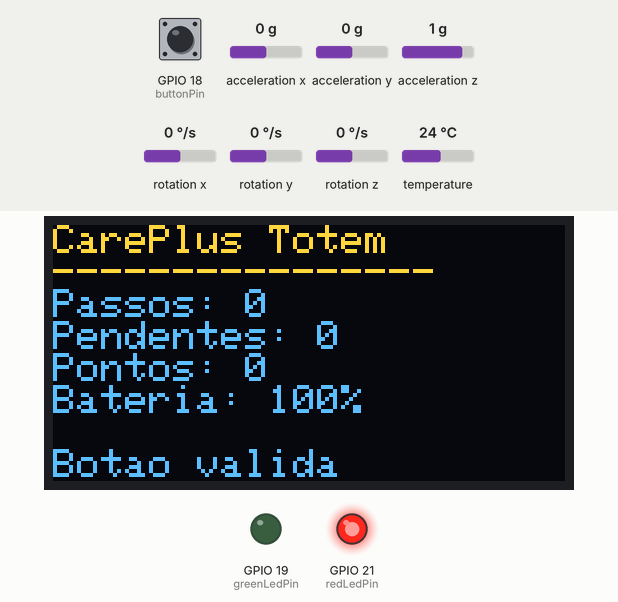
Bench run of a sketch on a simulated ESP32. Shown: 128×64 one-colour display, output pins drawn as LEDs (lit = HIGH). Inputs (shaded band) come from the test bench; at power-on: acceleration x 0 g, GPIO 18 (buttonPin) HIGH, acceleration y 0 g, acceleration z 1 g, rotation x 0 °/s, rotation y 0 °/s, rotation z 0 °/s, temperature 24 °C. The OLED is the two-colour kind (top 16 rows yellow); WiFi joins after 1.5 s; servers stay silent unless stated; random numbers use the default seed unless the sketch sets one; no MQTT or app messages arrive unless stated; what the sketch prints to the serial monitor is not drawn.

Above: at 2.9 s.
3.0 s: acceleration x set to -1.4 g
At 3.7 s:
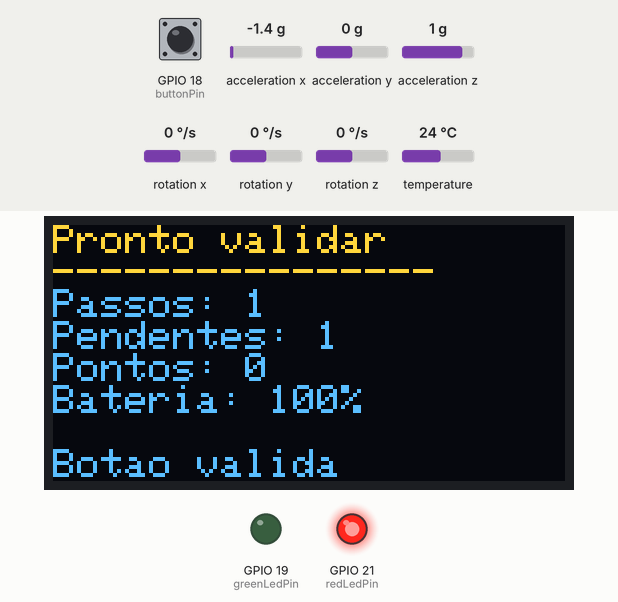
4.5 s: GPIO 18 (buttonPin) pulled LOW for 0.15 s
At 4.9 s:
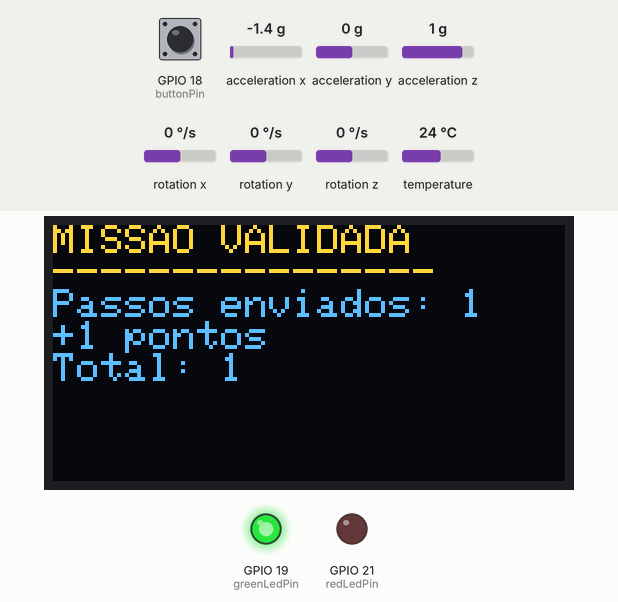
7.5 s: GPIO 18 (buttonPin) pulled LOW for 1 s
At 8.5 s:
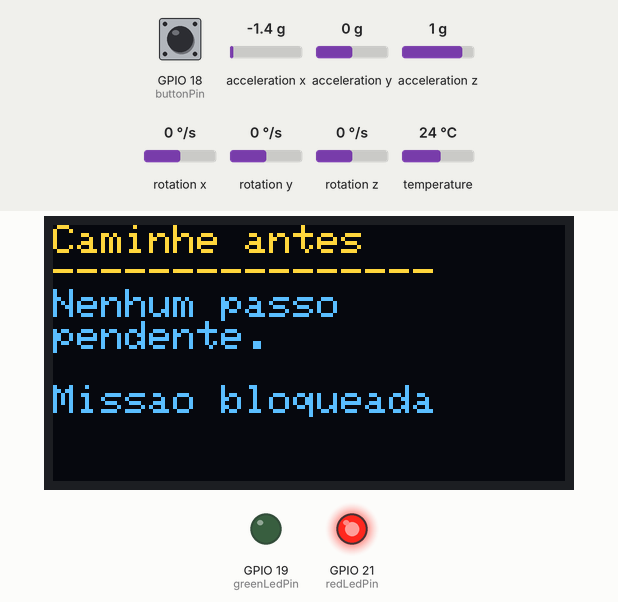
10.5 s: acceleration y set to -1.4 g
At 10.9 s:
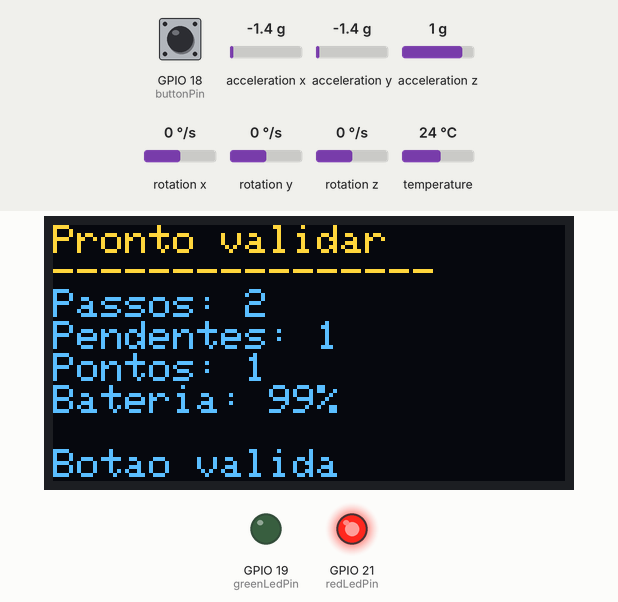
12.0 s: acceleration z set to 0 g
At 12.5 s:
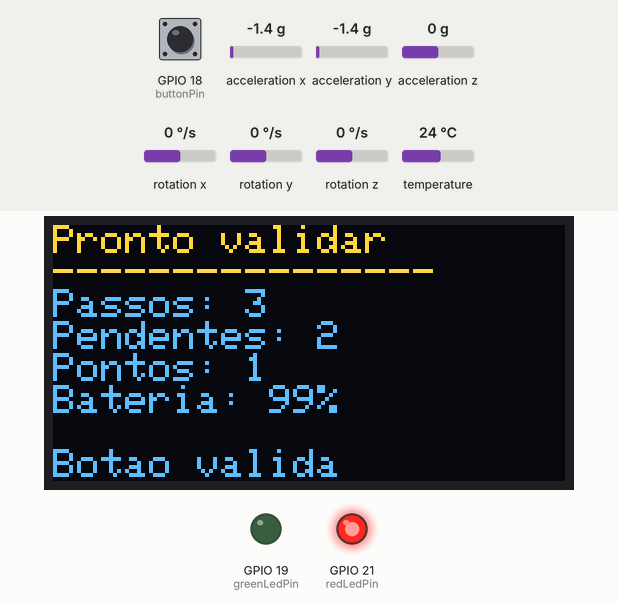
13.5 s: acceleration x set to -0.8 g
At 14.7 s:
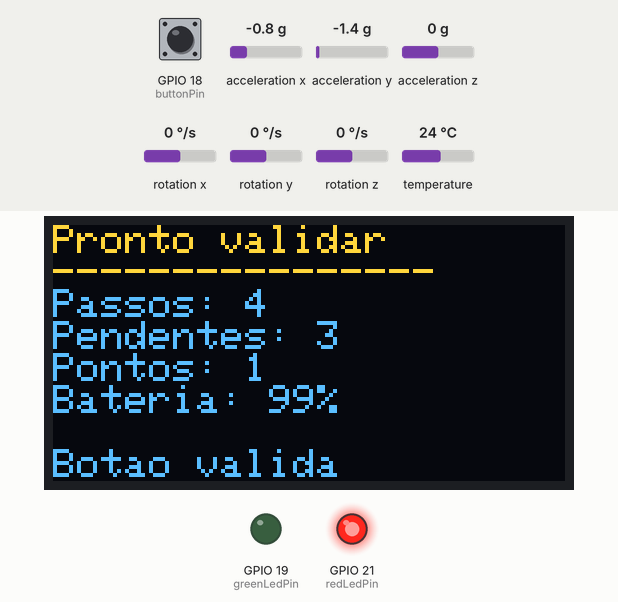
Timing chart, 0 to 16.1 s (numbered marks = the images above; inputs shaded):
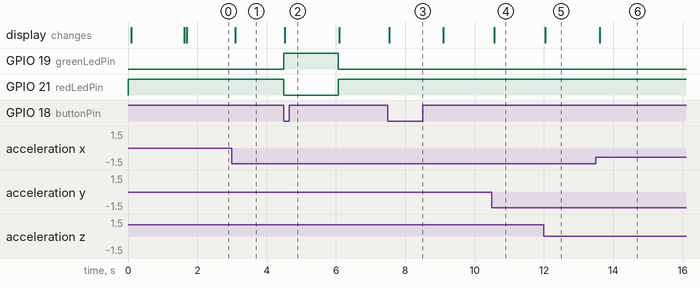

The sketch:

sketch.ino
```cpp
#include <WiFi.h>
#include <PubSubClient.h>
#include <Wire.h>
#include <Adafruit_GFX.h>
#include <Adafruit_SSD1306.h>
#include <Adafruit_MPU6050.h>
#include <Adafruit_Sensor.h>

// CarePlus Smart Totem + Wearable Step Tracker
// OLED e MPU6050 usam barramentos I2C separados.
// OLED: SDA 25, SCL 26
// MPU6050: SDA 32, SCL 33

const int buttonPin = 18;
const int greenLedPin = 19;
const int redLedPin = 21;

// Barramento I2C do OLED
const int oledSdaPin = 25;
const int oledSclPin = 26;

// Barramento I2C separado do MPU6050
const int mpuSdaPin = 32;
const int mpuSclPin = 33;

#define SCREEN_WIDTH 128
#define SCREEN_HEIGHT 64
#define OLED_RESET -1

TwoWire mpuWire = TwoWire(1);

Adafruit_SSD1306 display(SCREEN_WIDTH, SCREEN_HEIGHT, &Wire, OLED_RESET);
Adafruit_MPU6050 mpu;

const char* ssid = "Wokwi-GUEST";
const char* password = "";

const char* mqttServer = "00.000.0.000";
const int mqttPort = 1883;
const char* mqttTopic = "/TEF/token001/attrs";

WiFiClient espClient;
PubSubClient mqttClient(espClient);

const int pointsPerStep = 1;

const float stepThreshold = 0.23;
const unsigned long minStepInterval = 320;
const unsigned long sensorInterval = 120;
const unsigned long telemetryInterval = 5000;
const unsigned long mqttReconnectInterval = 3000;
const unsigned long debounceDelay = 700;

int validationCount = 0;
int steps = 0;
int pendingSteps = 0;
int tokenValue = 0;
int totalPoints = 0;
int batteryLevel = 100;

float lastAx = 0;
float lastAy = 0;
float lastAz = 0;
float lastMagnitudeG = 1.0;
bool stepArmed = true;

unsigned long lastStepTime = 0;
unsigned long lastSensorRead = 0;
unsigned long lastTelemetryPublish = 0;
unsigned long lastPressTime = 0;
unsigned long lastMqttReconnectAttempt = 0;
unsigned long eventNumber = 0;

bool mqttWasConnected = false;

void clearDisplayBase() {
  display.clearDisplay();
  display.setTextColor(SSD1306_WHITE);
  display.setTextSize(1);
  display.setCursor(0, 0);
}

void showBootScreen(const char* line) {
  clearDisplayBase();
  display.println("CarePlus Totem");
  display.println("----------------");
  display.println(line);
  display.display();
}

void showTrackingScreen() {
  clearDisplayBase();

  if (pendingSteps > 0) {
    display.println("Pronto validar");
  } else {
    display.println("CarePlus Totem");
  }

  display.println("----------------");
  display.print("Passos: ");
  display.println(steps);

  display.print("Pendentes: ");
  display.println(pendingSteps);

  display.print("Pontos: ");
  display.println(totalPoints);

  display.print("Bateria: ");
  display.print(batteryLevel);
  display.println("%");

  display.println();
  display.println("Botao valida");
  display.display();
}

void showNoStepsScreen() {
  clearDisplayBase();
  display.println("Caminhe antes");
  display.println("----------------");
  display.println("Nenhum passo");
  display.println("pendente.");
  display.println();
  display.println("Missao bloqueada");
  display.display();
}

void showValidatedScreen() {
  clearDisplayBase();
  display.println("MISSAO VALIDADA");
  display.println("----------------");

  display.print("Passos enviados: ");
  display.println(pendingSteps);

  display.print("+");
  display.print(tokenValue);
  display.println(" pontos");

  display.print("Total: ");
  display.println(totalPoints);

  display.display();
}

void showMqttErrorScreen() {
  clearDisplayBase();
  display.println("Erro MQTT");
  display.println("----------------");
  display.println("Verifique FIWARE");
  display.println("e broker MQTT");
  display.display();
}

void logPrefix() {
  Serial.print("[");
  Serial.print(millis() / 1000);
  Serial.print("s] ");
}

void logInfo(const String& message) {
  logPrefix();
  Serial.println(message);
}

String activityLevel() {
  if (pendingSteps >= 30) {
    return "high";
  }

  if (pendingSteps >= 10) {
    return "moderate";
  }

  if (pendingSteps > 0) {
    return "light";
  }

  return "idle";
}

String currentFlowState() {
  if (pendingSteps > 0) {
    return "ready_to_validate";
  }

  return "tracking";
}

String buildPayload(const String& state, int eventPoints) {
  String payload = "s|" + state;

  payload += "|p|" + String(validationCount);
  payload += "|st|" + String(steps);
  payload += "|ps|" + String(pendingSteps);
  payload += "|v|" + String(eventPoints);
  payload += "|tp|" + String(totalPoints);
  payload += "|b|" + String(batteryLevel);
  payload += "|r|" + String(WiFi.RSSI());
  payload += "|al|" + activityLevel();
  payload += "|ax|" + String(lastAx, 2);
  payload += "|ay|" + String(lastAy, 2);
  payload += "|az|" + String(lastAz, 2);

  return payload;
}

void printPayloadPretty(const String& title, const String& state, const String& payload) {
  Serial.println();
  Serial.println("========================================");
  Serial.println(title);
  Serial.println("========================================");

  Serial.print("Estado: ");
  Serial.println(state);

  Serial.print("Validacoes no totem: ");
  Serial.println(validationCount);

  Serial.print("Passos totais: ");
  Serial.println(steps);

  Serial.print("Passos pendentes: ");
  Serial.println(pendingSteps);

  Serial.print("Pontos do ultimo evento: ");
  Serial.println(tokenValue);

  Serial.print("Pontos totais: ");
  Serial.println(totalPoints);

  Serial.print("Nivel de atividade: ");
  Serial.println(activityLevel());

  Serial.print("Aceleracao X/Y/Z: ");
  Serial.print(lastAx, 2);
  Serial.print(" / ");
  Serial.print(lastAy, 2);
  Serial.print(" / ");
  Serial.println(lastAz, 2);

  Serial.print("Payload UltraLight: ");
  Serial.println(payload);

  Serial.println("========================================");
}

void connectWiFi() {
  showBootScreen("Conectando Wi-Fi");

  logInfo("Conectando ao Wi-Fi Wokwi-GUEST...");
  WiFi.begin(ssid, password);

  while (WiFi.status() != WL_CONNECTED) {
    delay(500);
    Serial.print(".");
  }

  Serial.println();
  logInfo("Wi-Fi conectado.");

  Serial.print("IP do ESP32: ");
  Serial.println(WiFi.localIP());
}

bool connectMQTT(bool showDetails = true) {
  if (mqttClient.connected()) {
    return true;
  }

  if (showDetails) {
    showBootScreen("Conectando MQTT");
    logInfo("Conectando ao broker MQTT...");
  }

  String clientId = "careplus-step-tracker-";
  clientId += String(random(0xffff), HEX);

  bool connected = mqttClient.connect(clientId.c_str());

  if (connected) {
    mqttWasConnected = true;

    if (showDetails) {
      logInfo("MQTT conectado.");
    }

    return true;
  }

  mqttWasConnected = false;

  logPrefix();
  Serial.print("Falha MQTT. Codigo: ");
  Serial.println(mqttClient.state());

  if (showDetails) {
    showMqttErrorScreen();
  }

  return false;
}

void waitForMQTT() {
  while (!connectMQTT(true)) {
    delay(2000);
  }
}

void publishTelemetry(const String& state, int eventPoints) {
  if (!mqttClient.connected()) {
    logInfo("MQTT desconectado antes da publicacao. Tentando reconectar...");

    if (!connectMQTT(false)) {
      logInfo("Nao foi possivel publicar: MQTT continua desconectado.");
      showMqttErrorScreen();
      return;
    }
  }

  String payload = buildPayload(state, eventPoints);
  bool published = mqttClient.publish(mqttTopic, payload.c_str());

  String title = "CAREPLUS TELEMETRIA | " + state;
  printPayloadPretty(title, state, payload);

  if (published) {
    logInfo("FIWARE/MQTT: telemetria publicada com sucesso.");
  } else {
    logInfo("FIWARE/MQTT: erro ao publicar telemetria.");
    showMqttErrorScreen();
  }
}

void readStepSensor() {
  if (millis() - lastSensorRead < sensorInterval) {
    return;
  }

  lastSensorRead = millis();

  sensors_event_t accel;
  sensors_event_t gyro;
  sensors_event_t temp;

  mpu.getEvent(&accel, &gyro, &temp);

  lastAx = accel.acceleration.x;
  lastAy = accel.acceleration.y;
  lastAz = accel.acceleration.z;

  float magnitudeG = sqrt(lastAx * lastAx + lastAy * lastAy + lastAz * lastAz) / 9.80665;
  float movement = abs(magnitudeG - lastMagnitudeG);

  lastMagnitudeG = magnitudeG;

  if (movement < 0.08) {
    stepArmed = true;
  }

  if (
    stepArmed &&
    movement > stepThreshold &&
    millis() - lastStepTime > minStepInterval
  ) {
    steps++;
    pendingSteps++;

    lastStepTime = millis();
    stepArmed = false;

    logPrefix();
    Serial.print("Passo detectado pelo MPU6050. Total: ");
    Serial.println(steps);

    showTrackingScreen();
  }
}

void validateMissionAtTotem() {
  if (pendingSteps == 0) {
    logInfo("Validacao bloqueada: caminhe antes de validar a missao.");

    digitalWrite(greenLedPin, LOW);
    digitalWrite(redLedPin, HIGH);

    showNoStepsScreen();
    publishTelemetry("no_steps", tokenValue);

    delay(1500);

    showTrackingScreen();

    while (digitalRead(buttonPin) == LOW) {
      delay(10);
    }

    return;
  }

  validationCount++;
  eventNumber++;

  tokenValue = pendingSteps * pointsPerStep;
  totalPoints += tokenValue;

  if (batteryLevel > 0) {
    batteryLevel--;
  }

  digitalWrite(redLedPin, LOW);
  digitalWrite(greenLedPin, HIGH);

  showValidatedScreen();
  publishTelemetry("validated", tokenValue);

  pendingSteps = 0;

  delay(1500);

  digitalWrite(greenLedPin, LOW);
  digitalWrite(redLedPin, HIGH);

  showTrackingScreen();
  publishTelemetry(currentFlowState(), tokenValue);

  while (digitalRead(buttonPin) == LOW) {
    delay(10);
  }
}

void setup() {
  Serial.begin(115200);

  pinMode(buttonPin, INPUT_PULLUP);
  pinMode(greenLedPin, OUTPUT);
  pinMode(redLedPin, OUTPUT);

  digitalWrite(greenLedPin, LOW);
  digitalWrite(redLedPin, HIGH);

  // I2C do OLED
  Wire.begin(oledSdaPin, oledSclPin);

  // I2C separado do MPU6050
  mpuWire.begin(mpuSdaPin, mpuSclPin);

  if (!display.begin(SSD1306_SWITCHCAPVCC, 0x3C)) {
    Serial.println("Falha ao iniciar o display OLED.");

    while (true) {
      delay(10);
    }
  }

  showBootScreen("Iniciando...");

  if (!mpu.begin(0x68, &mpuWire)) {
    Serial.println("Falha ao iniciar o MPU6050.");
    showBootScreen("Erro MPU6050");

    while (true) {
      delay(10);
    }
  }

  mpu.setAccelerometerRange(MPU6050_RANGE_4_G);
  mpu.setGyroRange(MPU6050_RANGE_500_DEG);
  mpu.setFilterBandwidth(MPU6050_BAND_21_HZ);

  Serial.println();
  Serial.println("========================================");
  Serial.println("CAREPLUS SMART TOTEM + STEP TRACKER");
  Serial.println("OLED e MPU6050 em barramentos I2C separados.");
  Serial.println("OLED SDA: GPIO 25 | OLED SCL: GPIO 26");
  Serial.println("MPU SDA: GPIO 32 | MPU SCL: GPIO 33");
  Serial.println("========================================");

  connectWiFi();

  mqttClient.setServer(mqttServer, mqttPort);
  mqttClient.setKeepAlive(60);
  mqttClient.setSocketTimeout(15);

  waitForMQTT();

  showTrackingScreen();
  publishTelemetry(currentFlowState(), tokenValue);
}

void loop() {
  if (!mqttClient.connected()) {
    if (mqttWasConnected) {
      logInfo("MQTT desconectado. Tentando reconectar...");
      mqttWasConnected = false;
    }

    if (millis() - lastMqttReconnectAttempt > mqttReconnectInterval) {
      lastMqttReconnectAttempt = millis();

      if (connectMQTT(false)) {
        logInfo("MQTT reconectado.");
        showTrackingScreen();
      }
    }
  } else {
    mqttClient.loop();
  }

  readStepSensor();

  if (mqttClient.connected() && millis() - lastTelemetryPublish > telemetryInterval) {
    lastTelemetryPublish = millis();
    publishTelemetry(currentFlowState(), tokenValue);
  }

  if (digitalRead(buttonPin) == LOW && millis() - lastPressTime > debounceDelay) {
    lastPressTime = millis();

    logInfo("Totem detectou aproximacao. Validando passos pendentes...");
    validateMissionAtTotem();
  }
}
```

Measured:
- after the input at 3.0 s, the display: changes after 0.09 s (image 1)
- after the input at 4.5 s, GPIO 19 (greenLedPin): LOW → HIGH at once, → LOW 1.6 s later; GPIO 21 (redLedPin): HIGH → LOW at once, → HIGH 1.6 s later; the display: changes at once (image 2)
- after the input at 7.5 s, the display: changes at once (image 3)
- after the input at 10.5 s, the display: changes after 0.07 s (image 4)
- after the input at 12.0 s, the display: changes after 0.05 s (image 5)
- after the input at 13.5 s, the display: changes after 0.11 s (image 6)
